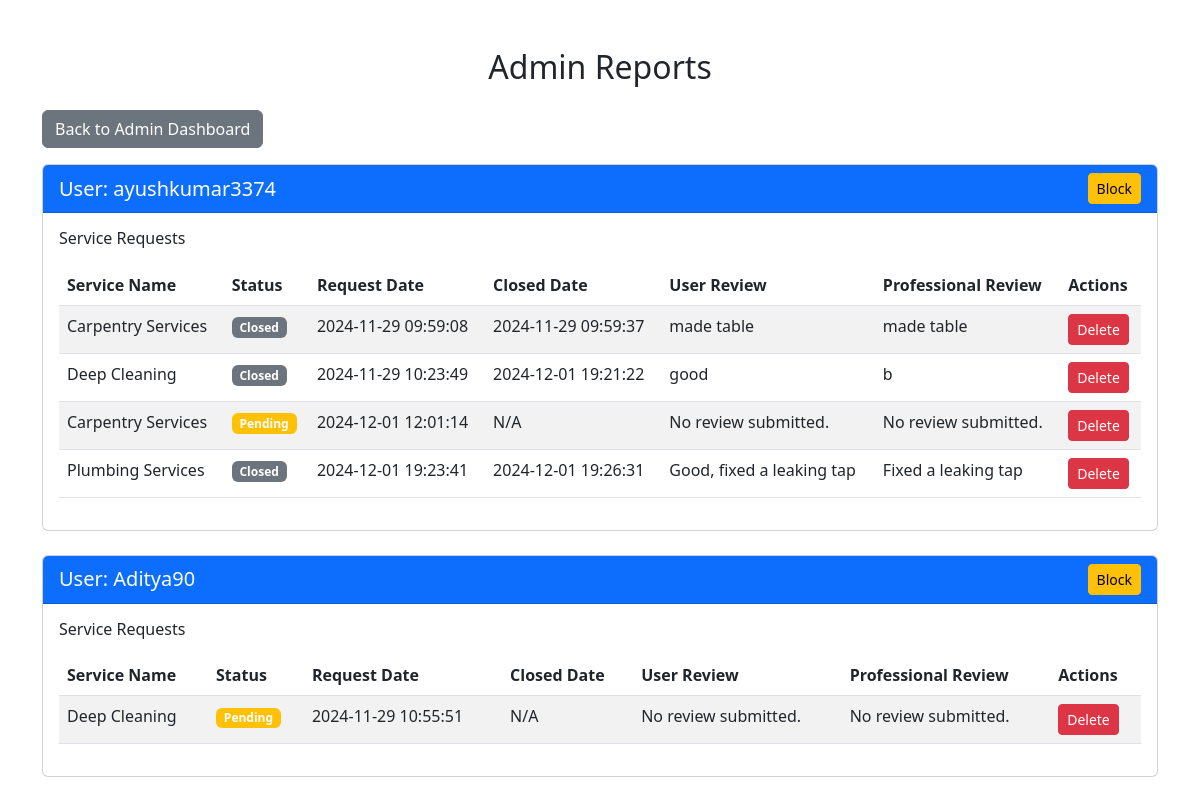
The app's page /admin/reports (signed in) with its own data.
### model.py (models this page shows)
class User(db.Model):
    __tablename__ = "user"
    uid = db.Column(db.Integer, primary_key=True)
    username = db.Column(db.String, unique=True, nullable=False)
    password = db.Column(db.String, nullable=False)
    fname = db.Column(db.String, nullable=False)
    lname = db.Column(db.String, nullable=True)
    is_blocked = db.Column(db.Boolean, default=False)  # Add this line for block/unblock functionality

class ServiceRequest(db.Model):
    __tablename__ = 'service_requests'
    id = db.Column(db.Integer, primary_key=True)
    user_id = db.Column(db.Integer, db.ForeignKey('user.uid'), nullable=False)  # User who made the request
    service_id = db.Column(db.Integer, db.ForeignKey('services.sid'), nullable=False)  # Service being requested
    status = db.Column(db.String(20), default='Pending')  # Status of the request (e.g., Pending, Completed)
    request_date = db.Column(db.DateTime, default=datetime.utcnow)  # Date of request
    user = db.relationship('User', backref=db.backref('requests', lazy=True))
    closed_date = db.Column(db.DateTime, nullable=True)  # New field for closed date
    professional_review = db.Column(db.Text, nullable=True)  # Professional's review
    service = db.relationship('Services', backref=db.backref('requests', lazy=True))
    user_review = db.Column(db.Text, nullable=True)  # Professional's review
    professional_review = db.Column(db.Text, nullable=True)  # Professional's review

class Services(db.Model):
    __tablename__ = "services"
    sid = db.Column(db.Integer, primary_key=True)
    sname = db.Column(db.String, unique=True, nullable=False)
    base_price = db.Column(db.Float, nullable=False)

### app.py (the view)
@app.route('/admin/reports')
def admin_reports():
    if session.get('role') != 'admin':
        flash("Unauthorized access.", "danger")
        return redirect('/login')
    all_requests = ServiceRequest.query.join(User).all()
    grouped_requests = {}
    for request in all_requests:
        user = request.user
        if user.username not in grouped_requests:
            grouped_requests[user.username] = []
        grouped_requests[user.username].append(request)
    return render_template('admin_reports.html', grouped_requests=grouped_requests)

### templates/admin_reports.html (shortened to what this page needs)
<!DOCTYPE html>
<html lang="en">
<head>
    <link href="https://cdn.jsdelivr.net/npm/bootstrap@5.3.0/dist/css/bootstrap.min.css" rel="stylesheet">
</head>
<body>
    <div class="container mt-5">
        <h2 class="text-center mb-4">Admin Reports</h2>
        <div class="mb-3">
            <a href="{{ url_for('admin_dashboard') }}" class="btn btn-secondary">Back to Admin Dashboard</a>
        </div>
        <div>
            {% for username, requests in grouped_requests.items() %}
                <div class="card mb-4">
                    <div class="card-header bg-primary text-white d-flex justify-content-between align-items-center">
                        <h5 class="mb-0">User: {{ username }}</h5>
                        <form method="POST" action="{{ url_for('block_user', user_id=requests[0].user.uid) }}">
                            {% if requests[0].user.is_blocked %}
                                <button type="submit" class="btn btn-danger btn-sm">Unblock</button>
                            {% else %}
                                <button type="submit" class="btn btn-warning btn-sm">Block</button>
                            {% endif %}
                        </form>
                    </div>
                    <div class="card-body">
                        <h6 class="mb-3">Service Requests</h6>
                        <table class="table table-striped">
                            <thead>
                                <tr>
                                    <th>Service Name</th>
                                    <th>Status</th>
                                    <th>Request Date</th>
                                    <th>Closed Date</th>
                                    <th>User Review</th>
                                    <th>Professional Review</th>
                                    <th>Actions</th>
                                </tr>
                            </thead>
                            <tbody>
                                {% for request in requests %}
                                    <tr>
                                        <td>{{ request.service.sname }}</td>
                                        <td>
                                            {% if request.status == 'Pending' %}
                                                <span class="badge bg-warning">Pending</span>
                                            {% elif request.status == 'Accepted' %}
                                                <span class="badge bg-success">Accepted</span>
                                            {% elif request.status == 'Completed' %}
                                                <span class="badge bg-primary">Completed</span>
                                            {% elif request.status == 'Closed' %}
                                                <span class="badge bg-secondary">Closed</span>
                                            {% endif %}
                                        </td>
                                        <td>{{ request.request_date.strftime('%Y-%m-%d %H:%M:%S') }}</td>
                                        <td>{{ request.closed_date.strftime('%Y-%m-%d %H:%M:%S') if request.closed_date else 'N/A' }}</td>
                                        <td>{{ request.user_review or "No review submitted." }}</td>
                                        <td>{{ request.professional_review or "No review submitted." }}</td>
                                        <td>
                                            <form method="POST" action="{{ url_for('delete_service_request', request_id=request.id) }}" style="display:inline;">
                                                <button type="submit" class="btn btn-danger btn-sm" onclick="return confirm('Are you sure you want to delete this request?')">Delete</button>
                                            </form>
                                        </td>
                                    </tr>
                                {% endfor %}
                            </tbody>
                        </table>
                    </div>
                </div>
            {% endfor %}
        </div>
    </div>
</body>
</html>

### records on screen
User: username "ayushkumar3374", is_blocked "Block"
ServiceRequest: service.sname "Carpentry Services", status "Closed", request_date "2024-11-29 09:59:08", closed_date "2024-11-29 09:59:37", user_review "made table", professional_review "made table"
ServiceRequest: service.sname "Deep Cleaning", status "Closed", request_date "2024-11-29 10:23:49", closed_date "2024-12-01 19:21:22", user_review "good", professional_review "b"
ServiceRequest: service.sname "Carpentry Services", status "Pending", request_date "2024-12-01 12:01:14", closed_date "N/A", user_review "No review submitted.", professional_review "No review submitted."
ServiceRequest: service.sname "Plumbing Services", status "Closed", request_date "2024-12-01 19:23:41", closed_date "2024-12-01 19:26:31", user_review "Good, fixed a leaking tap", professional_review "Fixed a leaking tap"
User: username "Aditya90", is_blocked "Block"
ServiceRequest: service.sname "Deep Cleaning", status "Pending", request_date "2024-11-29 10:55:51", closed_date "N/A", user_review "No review submitted.", professional_review "No review submitted."
